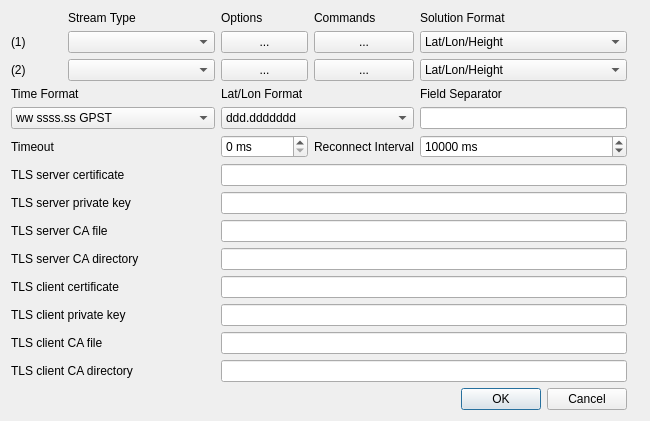
<?xml version="1.0" encoding="UTF-8"?>
<ui version="4.0">
 <class>ConnectDialog</class>
 <widget class="QWidget" name="ConnectDialog">
  <property name="geometry">
   <rect>
    <x>0</x>
    <y>0</y>
    <width>650</width>
    <height>229</height>
   </rect>
  </property>
  <property name="windowTitle">
   <string>Connection Settings</string>
  </property>
  <layout class="QGridLayout" name="gridLayout">
   <item row="2" column="3">
    <widget class="QPushButton" name="btnOption2">
     <property name="toolTip">
      <string>Select options for data stream</string>
     </property>
     <property name="text">
      <string>...</string>
     </property>
    </widget>
   </item>
   <item row="1" column="1" colspan="2">
    <widget class="QComboBox" name="cBSelectStream1">
     <property name="toolTip">
      <string>Select stream type for solution 1</string>
     </property>
     <item>
      <property name="text">
       <string/>
      </property>
     </item>
     <item>
      <property name="text">
       <string>Serial</string>
      </property>
     </item>
     <item>
      <property name="text">
       <string>TCP Client</string>
      </property>
     </item>
     <item>
      <property name="text">
       <string>TCP Server</string>
      </property>
     </item>
     <item>
      <property name="text">
       <string>NTRIP Client</string>
      </property>
     </item>
     <item>
      <property name="text">
       <string>NTRIP Caster Source</string>
      </property>
     </item>
     <item>
      <property name="text">
       <string>UDP Server</string>
      </property>
     </item>
     <item>
      <property name="text">
       <string>File</string>
      </property>
     </item>
    </widget>
   </item>
   <item row="0" column="1">
    <widget class="QLabel" name="Label1">
     <property name="text">
      <string>Stream Type</string>
     </property>
    </widget>
   </item>
   <item row="1" column="4">
    <widget class="QPushButton" name="btnCommand1">
     <property name="toolTip">
      <string>Specify additional commands for stream</string>
     </property>
     <property name="text">
      <string>...</string>
     </property>
    </widget>
   </item>
   <item row="6" column="4">
    <widget class="QLabel" name="lblReconnect">
     <property name="text">
      <string>Reconnect Interval</string>
     </property>
     <property name="buddy">
      <cstring>sBReconnectTime</cstring>
     </property>
    </widget>
   </item>
   <item row="3" column="0" colspan="2">
    <widget class="QLabel" name="lblTimeFormat">
     <property name="text">
      <string>Time Format</string>
     </property>
     <property name="buddy">
      <cstring>cBTimeFormat</cstring>
     </property>
    </widget>
   </item>
   <item row="0" column="4">
    <widget class="QLabel" name="Label4">
     <property name="text">
      <string>Commands</string>
     </property>
    </widget>
   </item>
   <item row="1" column="3">
    <widget class="QPushButton" name="btnOption1">
     <property name="toolTip">
      <string>Select options for data stream</string>
     </property>
     <property name="text">
      <string>...</string>
     </property>
    </widget>
   </item>
   <item row="2" column="1" colspan="2">
    <widget class="QComboBox" name="cBSelectStream2">
     <property name="toolTip">
      <string>Select stream type for solution 2</string>
     </property>
     <item>
      <property name="text">
       <string/>
      </property>
     </item>
     <item>
      <property name="text">
       <string>Serial</string>
      </property>
     </item>
     <item>
      <property name="text">
       <string>TCP Client</string>
      </property>
     </item>
     <item>
      <property name="text">
       <string>TCP Server</string>
      </property>
     </item>
     <item>
      <property name="text">
       <string>NTRIP Client</string>
      </property>
     </item>
     <item>
      <property name="text">
       <string>NTRIP Caster Source</string>
      </property>
     </item>
     <item>
      <property name="text">
       <string>UDP Server</string>
      </property>
     </item>
     <item>
      <property name="text">
       <string>File</string>
      </property>
     </item>
    </widget>
   </item>
   <item row="4" column="3" colspan="2">
    <widget class="QComboBox" name="cBDegFormat">
     <property name="toolTip">
      <string>Format for latitude and longitude</string>
     </property>
     <item>
      <property name="text">
       <string>ddd.ddddddd</string>
      </property>
     </item>
     <item>
      <property name="text">
       <string>ddd mm ss.sss</string>
      </property>
     </item>
    </widget>
   </item>
   <item row="4" column="5">
    <widget class="QLineEdit" name="lEFieldSeperator">
     <property name="toolTip">
      <string>Field separator used in data stream</string>
     </property>
    </widget>
   </item>
   <item row="0" column="5" colspan="3">
    <widget class="QLabel" name="Label3">
     <property name="text">
      <string>Solution Format</string>
     </property>
    </widget>
   </item>
   <item row="1" column="0">
    <widget class="QLabel" name="Label9">
     <property name="text">
      <string>(1)</string>
     </property>
    </widget>
   </item>
   <item row="2" column="0">
    <widget class="QLabel" name="Label10">
     <property name="text">
      <string>(2)</string>
     </property>
    </widget>
   </item>
   <item row="6" column="3">
    <widget class="QSpinBox" name="sBTimeoutTime">
     <property name="toolTip">
      <string>Timeout to detect inactivity</string>
     </property>
     <property name="suffix">
      <string> ms</string>
     </property>
     <property name="maximum">
      <number>1000000</number>
     </property>
    </widget>
   </item>
   <item row="2" column="4">
    <widget class="QPushButton" name="btnCommand2">
     <property name="toolTip">
      <string>Specify additional commands for stream</string>
     </property>
     <property name="text">
      <string>...</string>
     </property>
    </widget>
   </item>
   <item row="4" column="0" colspan="3">
    <widget class="QComboBox" name="cBTimeFormat">
     <property name="toolTip">
      <string>Time format used in solution stream</string>
     </property>
     <item>
      <property name="text">
       <string>ww ssss.ss GPST</string>
      </property>
     </item>
     <item>
      <property name="text">
       <string>hh:mm:ss GPST</string>
      </property>
     </item>
     <item>
      <property name="text">
       <string>hh:mm:ss UTC</string>
      </property>
     </item>
     <item>
      <property name="text">
       <string>hh:mm:ss JST</string>
      </property>
     </item>
    </widget>
   </item>
   <item row="6" column="0" colspan="3">
    <widget class="QLabel" name="lblTimeout">
     <property name="text">
      <string>Timeout</string>
     </property>
     <property name="buddy">
      <cstring>sBTimeoutTime</cstring>
     </property>
    </widget>
   </item>
   <item row="6" column="5">
    <widget class="QSpinBox" name="sBReconnectTime">
     <property name="toolTip">
      <string>Timeout until reconnect</string>
     </property>
     <property name="suffix">
      <string> ms</string>
     </property>
     <property name="maximum">
      <number>1000000</number>
     </property>
     <property name="value">
      <number>10000</number>
     </property>
    </widget>
   </item>
   <item row="0" column="3">
    <widget class="QLabel" name="Label2">
     <property name="text">
      <string>Options</string>
     </property>
    </widget>
   </item>
   <item row="3" column="3" colspan="2">
    <widget class="QLabel" name="lblLatLonFormat">
     <property name="text">
      <string>Lat/Lon Format</string>
     </property>
     <property name="buddy">
      <cstring>cBDegFormat</cstring>
     </property>
    </widget>
   </item>
   <item row="3" column="5">
    <widget class="QLabel" name="lblFieldSeparator">
     <property name="text">
      <string>Field Separator</string>
     </property>
     <property name="buddy">
      <cstring>lEFieldSeperator</cstring>
     </property>
    </widget>
   </item>
   <item row="2" column="5">
    <widget class="QComboBox" name="cBSolutionFormat2">
     <property name="toolTip">
      <string>Select solution format</string>
     </property>
     <item>
      <property name="text">
       <string>Lat/Lon/Height</string>
      </property>
     </item>
     <item>
      <property name="text">
       <string>X/Y/Z-ECEF</string>
      </property>
     </item>
     <item>
      <property name="text">
       <string>E/N/U-Baseline</string>
      </property>
     </item>
     <item>
      <property name="text">
       <string>NMEA0183</string>
      </property>
     </item>
     <item>
      <property name="text">
       <string>Solution Status</string>
      </property>
     </item>
    </widget>
   </item>
   <item row="1" column="5">
    <widget class="QComboBox" name="cBSolutionFormat1">
     <property name="toolTip">
      <string>Select solution format</string>
     </property>
     <item>
      <property name="text">
       <string>Lat/Lon/Height</string>
      </property>
     </item>
     <item>
      <property name="text">
       <string>X/Y/Z-ECEF</string>
      </property>
     </item>
     <item>
      <property name="text">
       <string>E/N/U-Baseline</string>
      </property>
     </item>
     <item>
      <property name="text">
       <string>NMEA0183</string>
      </property>
     </item>
     <item>
      <property name="text">
       <string>Solution Status</string>
      </property>
     </item>
    </widget>
   </item>
   <item row="8" column="0" colspan="2">
     <widget class="QLabel" name="lblTLSSvrCertFile">
       <property name="text">
         <string>TLS server certificate</string>
       </property>
       <property name="buddy">
         <cstring>lETLSSvrCertFile</cstring>
       </property>
     </widget>
   </item>
   <item row="8" column="3" colspan="3">
     <widget class="QLineEdit" name="lETLSSvrCertFile">
       <property name="toolTip">
         <string>TLS server certificate</string>
       </property>
     </widget>
   </item>
   <item row="9" column="0" colspan="2">
     <widget class="QLabel" name="lblTLSSvrKeyFile">
       <property name="text">
         <string>TLS server private key</string>
       </property>
       <property name="buddy">
         <cstring>lETLSSvrKeyFile</cstring>
       </property>
     </widget>
   </item>
   <item row="9" column="3" colspan="3">
     <widget class="QLineEdit" name="lETLSSvrKeyFile">
       <property name="toolTip">
         <string>TLS server private key</string>
       </property>
     </widget>
   </item>
   <item row="10" column="0" colspan="2">
     <widget class="QLabel" name="lblTLSSvrCAFile">
       <property name="text">
         <string>TLS server CA file</string>
       </property>
       <property name="buddy">
         <cstring>lETLSSvrCAFile</cstring>
       </property>
     </widget>
   </item>
   <item row="10" column="3" colspan="3">
     <widget class="QLineEdit" name="lETLSSvrCAFile">
       <property name="toolTip">
         <string>TLS server CA file</string>
       </property>
     </widget>
   </item>
   <item row="11" column="0" colspan="2">
     <widget class="QLabel" name="lblTLSSvrCADir">
       <property name="text">
         <string>TLS server CA directory</string>
       </property>
       <property name="buddy">
         <cstring>lETLSSvrCADir</cstring>
       </property>
     </widget>
   </item>
   <item row="11" column="3" colspan="3">
     <widget class="QLineEdit" name="lETLSSvrCADir">
       <property name="toolTip">
         <string>TLS server CA directory</string>
       </property>
     </widget>
   </item>
   <item row="12" column="0" colspan="2">
     <widget class="QLabel" name="lblTLSCliCertFile">
       <property name="text">
         <string>TLS client certificate</string>
       </property>
       <property name="buddy">
         <cstring>lETLSCliCertFile</cstring>
       </property>
     </widget>
   </item>
   <item row="12" column="3" colspan="3">
     <widget class="QLineEdit" name="lETLSCliCertFile">
       <property name="toolTip">
         <string>TLS client certificate</string>
       </property>
     </widget>
   </item>
   <item row="13" column="0" colspan="2">
     <widget class="QLabel" name="lblTLSCliKeyFile">
       <property name="text">
         <string>TLS client private key</string>
       </property>
       <property name="buddy">
         <cstring>lETLSCliKeyFile</cstring>
       </property>
     </widget>
   </item>
   <item row="13" column="3" colspan="3">
     <widget class="QLineEdit" name="lETLSCliKeyFile">
       <property name="toolTip">
         <string>TLS client private key</string>
       </property>
     </widget>
   </item>
   <item row="14" column="0" colspan="2">
     <widget class="QLabel" name="lblTLSCliCAFile">
       <property name="text">
         <string>TLS client CA file</string>
       </property>
       <property name="buddy">
         <cstring>lETLSCliCAFile</cstring>
       </property>
     </widget>
   </item>
   <item row="14" column="3" colspan="3">
     <widget class="QLineEdit" name="lETLSCliCAFile">
       <property name="toolTip">
         <string>TLS client CA file</string>
       </property>
     </widget>
   </item>
   <item row="15" column="0" colspan="2">
     <widget class="QLabel" name="lblTLSCliCADir">
       <property name="text">
         <string>TLS client CA directory</string>
       </property>
       <property name="buddy">
         <cstring>lETLSCliCADir</cstring>
       </property>
     </widget>
   </item>
   <item row="15" column="3" colspan="3">
     <widget class="QLineEdit" name="lETLSCliCADir">
       <property name="toolTip">
         <string>TLS client CA directory</string>
       </property>
     </widget>
   </item>
   <item row="16" column="0" colspan="6">
    <widget class="QDialogButtonBox" name="buttonBox">
     <property name="standardButtons">
      <set>QDialogButtonBox::Cancel|QDialogButtonBox::Ok</set>
     </property>
    </widget>
   </item>
  </layout>
 </widget>
 <tabstops>
  <tabstop>cBSelectStream1</tabstop>
  <tabstop>btnOption1</tabstop>
  <tabstop>btnCommand1</tabstop>
  <tabstop>cBSolutionFormat1</tabstop>
  <tabstop>cBSelectStream2</tabstop>
  <tabstop>btnOption2</tabstop>
  <tabstop>btnCommand2</tabstop>
  <tabstop>cBSolutionFormat2</tabstop>
  <tabstop>cBTimeFormat</tabstop>
  <tabstop>cBDegFormat</tabstop>
  <tabstop>lEFieldSeperator</tabstop>
  <tabstop>sBTimeoutTime</tabstop>
  <tabstop>sBReconnectTime</tabstop>
  <tabstop>lETLSSvrCertFile</tabstop>
  <tabstop>lETLSSvrKeyFile</tabstop>
  <tabstop>lETLSSvrCAFile</tabstop>
  <tabstop>lETLSSvrCADir</tabstop>
  <tabstop>lETLSCliCertFile</tabstop>
  <tabstop>lETLSCliKeyFile</tabstop>
  <tabstop>lETLSCliCAFile</tabstop>
  <tabstop>lETLSCliCADir</tabstop>
 </tabstops>
 <resources/>
 <connections/>
</ui>
